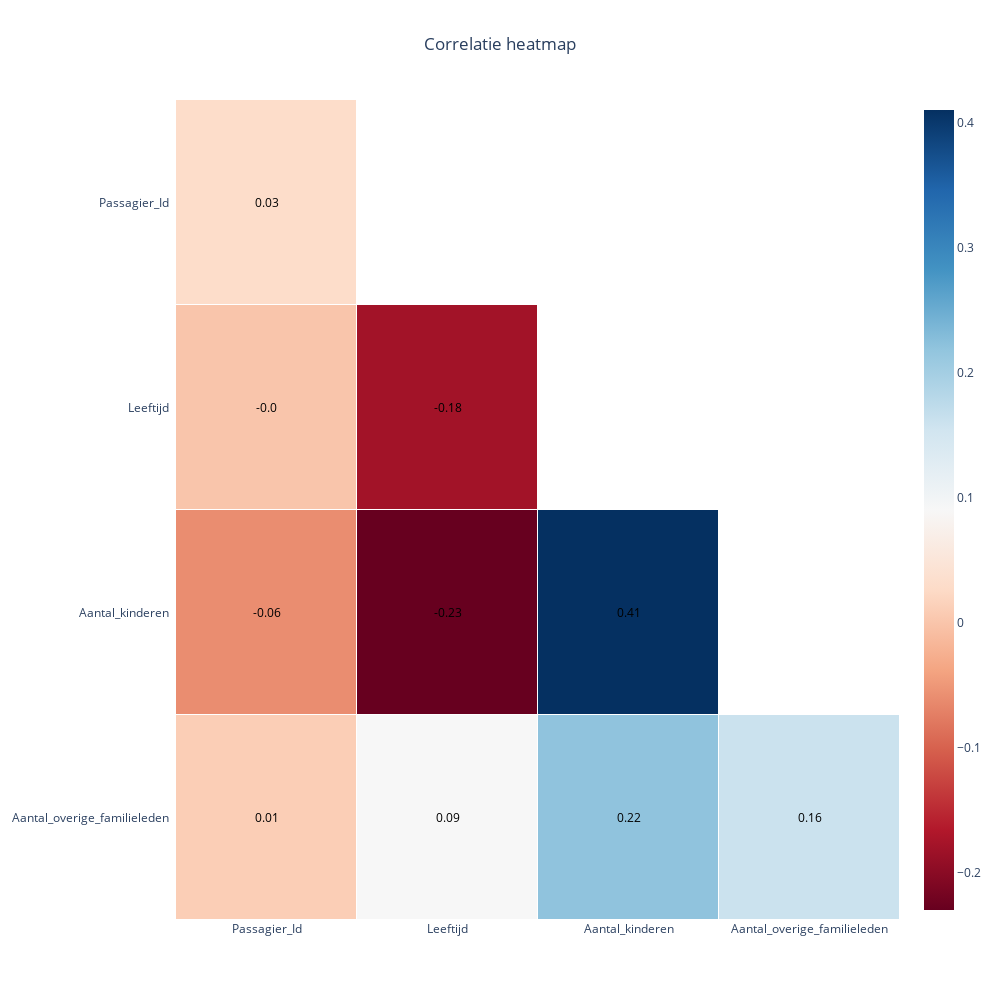

The code cell stored with this chart in its notebook:
### Code cell
correlatie_heatmap(df=df_train_clean)

### Figure 1 — Plotly figure (JSON) as saved in the notebook; plotly's stock layout.template omitted (floating-point values rounded to 4 significant figures)
{"data": [{"colorscale": [[0, "rgb(103,0,31)"], [0.1, "rgb(178,24,43)"], [0.2, "rgb(214,96,77)"], [0.3, "rgb(244,165,130)"], [0.4, "rgb(253,219,199)"], [0.5, "rgb(247,247,247)"], [0.6, "rgb(209,229,240)"], [0.7, "rgb(146,197,222)"], [0.8, "rgb(67,147,195)"], [0.9, "rgb(33,102,172)"], [1, "rgb(5,48,97)"]], "hoverinfo": "none", "reversescale": false, "showscale": true, "type": "heatmap", "x": ["Passagier_Id", "Leeftijd", "Aantal_kinderen", "Aantal_overige_familieleden"], "xgap": 1, "y": ["Passagier_Id", "Leeftijd", "Aantal_kinderen", "Aantal_overige_familieleden"], "ygap": 1, "z": [[0.03, null, null, null], [0, -0.18, null, null], [-0.06, -0.23, 0.41, null], [0.01, 0.09, 0.22, 0.16]]}], "layout": {"annotations": [{"font": {"color": "black"}, "showarrow": false, "text": "0.03", "x": "Passagier_Id", "xref": "x", "y": "Passagier_Id", "yref": "y"}, {"font": {"color": "black"}, "showarrow": false, "text": "", "x": "Leeftijd", "xref": "x", "y": "Passagier_Id", "yref": "y"}, {"font": {"color": "black"}, "showarrow": false, "text": "", "x": "Aantal_kinderen", "xref": "x", "y": "Passagier_Id", "yref": "y"}, {"font": {"color": "black"}, "showarrow": false, "text": "", "x": "Aantal_overige_familieleden", "xref": "x", "y": "Passagier_Id", "yref": "y"}, {"font": {"color": "black"}, "showarrow": false, "text": "-0.0", "x": "Passagier_Id", "xref": "x", "y": "Leeftijd", "yref": "y"}, {"font": {"color": "black"}, "showarrow": false, "text": "-0.18", "x": "Leeftijd", "xref": "x", "y": "Leeftijd", "yref": "y"}, {"font": {"color": "black"}, "showarrow": false, "text": "", "x": "Aantal_kinderen", "xref": "x", "y": "Leeftijd", "yref": "y"}, {"font": {"color": "black"}, "showarrow": false, "text": "", "x": "Aantal_overige_familieleden", "xref": "x", "y": "Leeftijd", "yref": "y"}, {"font": {"color": "black"}, "showarrow": false, "text": "-0.06", "x": "Passagier_Id", "xref": "x", "y": "Aantal_kinderen", "yref": "y"}, {"font": {"color": "black"}, "showarrow": false, "text": "-0.23", "x": "Leeftijd", "xref": "x", "y": "Aantal_kinderen", "yref": "y"}, {"font": {"color": "black"}, "showarrow": false, "text": "0.41", "x": "Aantal_kinderen", "xref": "x", "y": "Aantal_kinderen", "yref": "y"}, {"font": {"color": "black"}, "showarrow": false, "text": "", "x": "Aantal_overige_familieleden", "xref": "x", "y": "Aantal_kinderen", "yref": "y"}, {"font": {"color": "black"}, "showarrow": false, "text": "0.01", "x": "Passagier_Id", "xref": "x", "y": "Aantal_overige_familieleden", "yref": "y"}, {"font": {"color": "black"}, "showarrow": false, "text": "0.09", "x": "Leeftijd", "xref": "x", "y": "Aantal_overige_familieleden", "yref": "y"}, {"font": {"color": "black"}, "showarrow": false, "text": "0.22", "x": "Aantal_kinderen", "xref": "x", "y": "Aantal_overige_familieleden", "yref": "y"}, {"font": {"color": "black"}, "showarrow": false, "text": "0.16", "x": "Aantal_overige_familieleden", "xref": "x", "y": "Aantal_overige_familieleden", "yref": "y"}], "height": 1000, "title": {"text": "Correlatie heatmap", "x": 0.5}, "width": 1000, "xaxis": {"dtick": 1, "gridcolor": "rgb(0, 0, 0)", "showgrid": false, "side": "bottom", "ticks": "", "zeroline": false}, "yaxis": {"autorange": "reversed", "dtick": 1, "showgrid": false, "ticks": "", "ticksuffix": "  ", "zeroline": false}}}
